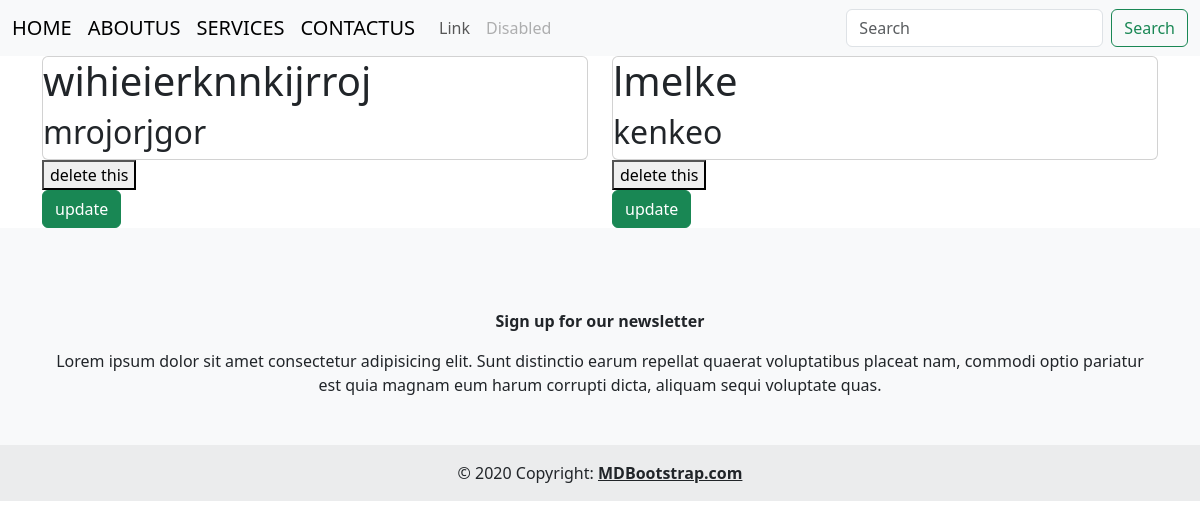
The app's page /services, older data.
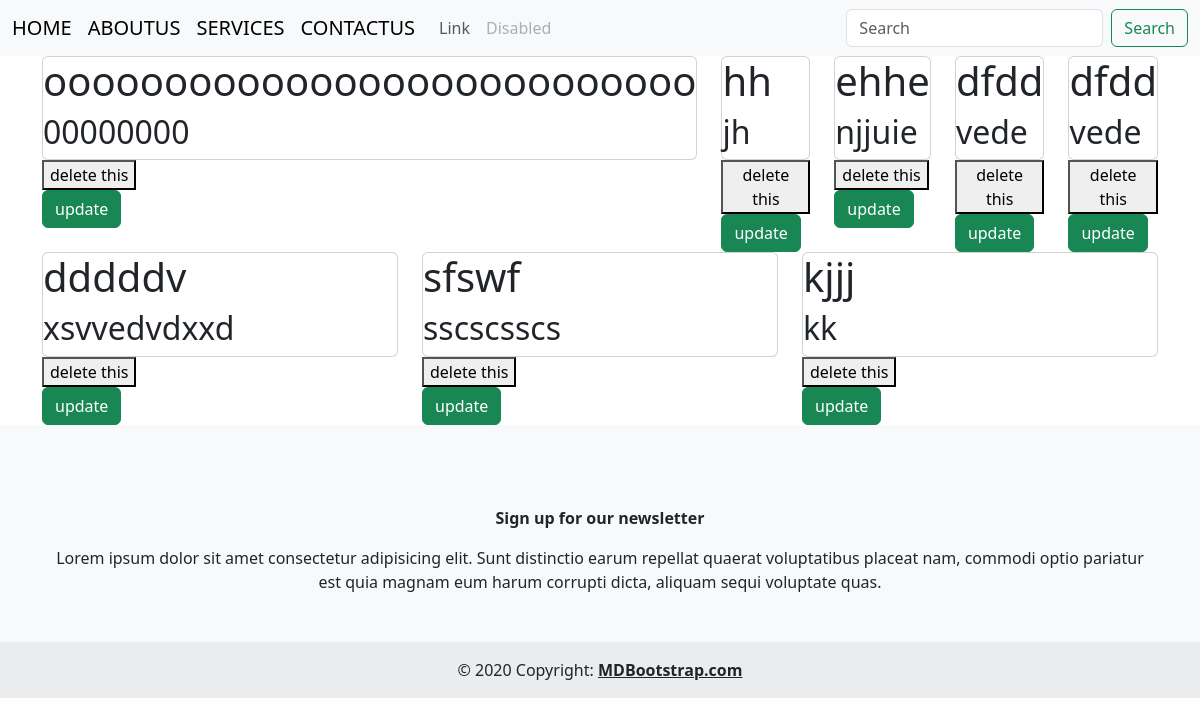
The same page, newer data.
### main.py (models this page shows)
class Contactus(db.Model):
    myid=db.Column(db.Integer,primary_key=True,autoincrement=True)
    mytitle=db.Column(db.String(120))
    mymessage=db.Column(db.Text)

### main.py (the view)
@app.route("/services")
def myservices():
    data=Contactus.query.all()
    return render_template("myap/services.html",mydata=data)

### Templates/myap/services.html (shortened to what this page needs)
{% extends "base.html" %}
{% block abc %}
<div>
      <section>
          <div class="container">
              <div class="row">
                {% for i in mydata %}
				<div class="col s12 m6">
					<div class="card horizontal">
						<div class="card-stacked">
							<div class="card-content">
								<h1>{{i.mytitle}}</h1>
							</div>
							<div class="card-content">
								<h2>{{i.mymessage}}</h2>
						  </div>
						</div>
					</div>
					<form action="/deletethisdata/{{i.myid}}" method="POST">
					  <button type="submit"> delete this</button>
					</form>
					<form action="/updatethisdata/{{i.myid}}" method="POST">
						<button  type="submit" class="btn btn-success">update</button>
					</form>
			  </div>
				{% endfor %}
                  </div>
                </div>
          </div>
{% endblock abc %}

### Templates/base.html (shortened to what this page needs)
<!doctype html>
<html lang="en">
  <head>
    <link href="https://cdn.jsdelivr.net/npm/bootstrap@5.3.3/dist/css/bootstrap.min.css" rel="stylesheet">
  </head>
  <body>
    <nav class="navbar navbar-expand-lg bg-body-tertiary">
        <div class="container-fluid">
          <a class="navbar-brand" href="/">HOME</a>
          <a class="navbar-brand" href="/about">ABOUTUS</a>
          <a class="navbar-brand" href="/services">SERVICES</a>
          <a class="navbar-brand" href="/contact">CONTACTUS</a>
          <div class="collapse navbar-collapse" id="navbarSupportedContent">
            <ul class="navbar-nav me-auto mb-2 mb-lg-0">
              <li class="nav-item">
                <a class="nav-link" href="#">Link</a>
              </li>
              <li class="nav-item">
                <a class="nav-link disabled" aria-disabled="true">Disabled</a>
              </li>
            </ul>
            <form class="d-flex" role="search">
              <input class="form-control me-2" type="search" placeholder="Search" aria-label="Search">
              <button class="btn btn-outline-success" type="submit">Search</button>
            </form>
          </div>
        </div>
      </nav>
   {% block abc %}{% endblock abc %}
<footer class="bg-body-tertiary text-center">
  <div class="container p-4">
    <section class="mb-4">
      <a data-mdb-ripple-init class="btn btn-outline btn-floating m-1" href="#!" role="button"
        ></a>
      <a data-mdb-ripple-init class="btn btn-outline btn-floating m-1" href="#!" role="button"
        ></a>
      <a data-mdb-ripple-init class="btn btn-outline btn-floating m-1" href="#!" role="button"
        ></a>
      <a data-mdb-ripple-init class="btn btn-outline btn-floating m-1" href="#!" role="button"
        ></a>
      <a data-mdb-ripple-init class="btn btn-outline btn-floating m-1" href="#!" role="button"
        ></a>
      <a data-mdb-ripple-init class="btn btn-outline btn-floating m-1" href="#!" role="button"
        ></a>
    </section>
    <section class="">
      <form action="">
        <div class="row d-flex justify-content-center">
          <div class="col-auto">
            <p class="pt-2">
              <strong>Sign up for our newsletter</strong>
            </p>
          </div>
        </div>
      </form>
    </section>
    <section class="mb-4">
      <p>
        Lorem ipsum dolor sit amet consectetur adipisicing elit. Sunt distinctio earum
        repellat quaerat voluptatibus placeat nam, commodi optio pariatur est quia magnam eum
        harum corrupti dicta, aliquam sequi voluptate quas.
      </p>
    </section>
  </div>
  <div class="text-center p-3" style="background-color: rgba(0, 0, 0, 0.05);">
    © 2020 Copyright:
    <a class="text-reset fw-bold" href="https://mdbootstrap.com/">MDBootstrap.com</a>
  </div>
</footer>
  </body>
</html>

Row changes from the older to the newer data that the page shows:
removed Contactus: mytitle "wihieierknnkijrroj", mymessage "mrojorjgor"
removed Contactus: mytitle "lmelke", mymessage "kenkeo"
added Contactus: mytitle "ooooooooooooooooooooooooooo", mymessage "00000000"
added Contactus: mytitle "hh", mymessage "jh"
added Contactus: mytitle "ehhe", mymessage "njjuie"
added Contactus: mytitle "dfdd", mymessage "vede"
added Contactus: mytitle "dfdd", mymessage "vede"
added Contactus: mytitle "dddddv", mymessage "xsvvedvdxxd"
added Contactus: mytitle "sfswf", mymessage "sscscsscs"
added Contactus: mytitle "kjjj", mymessage "kk"
